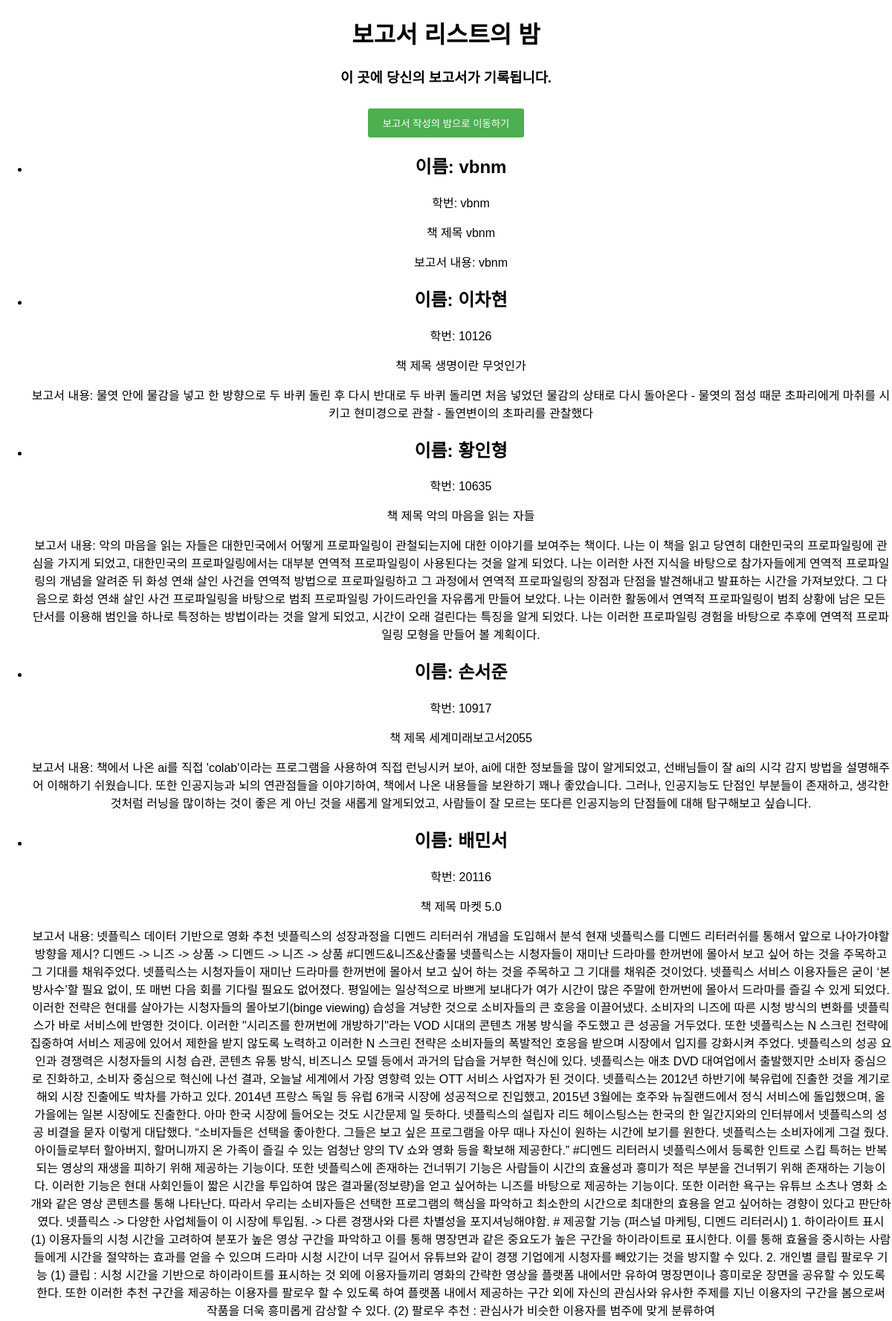
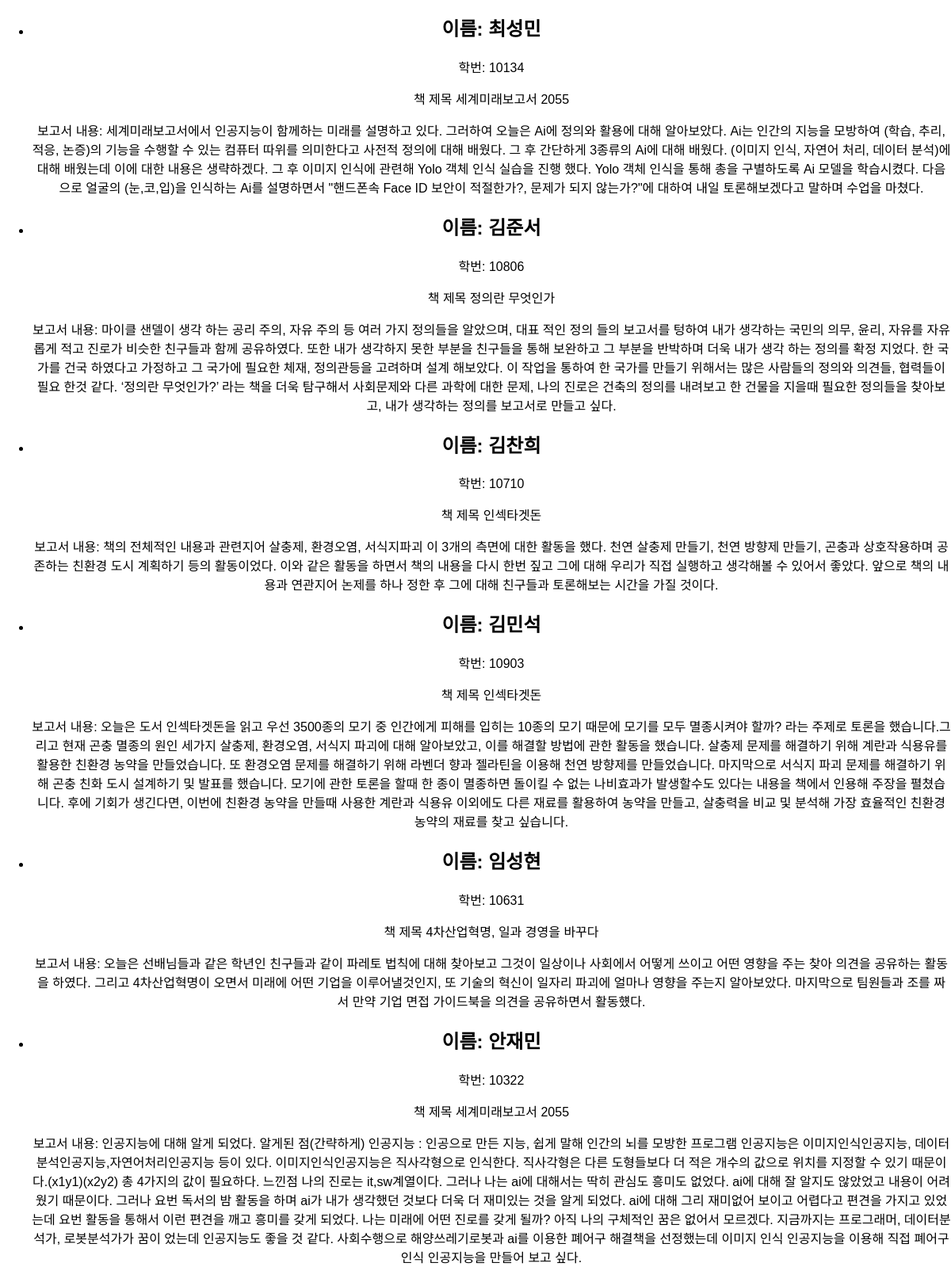
The app's page /reviews (upper part) with its own data (2 pictures, top to bottom).
### models.py (models this page shows)
class bookreview(db.Model):
    __tablename__ = "bookreview"
    id = db.Column(db.Integer, primary_key=True)
    title = db.Column(db.String(100), nullable=False)
    author = db.Column(db.String(100), nullable=False)
    jemok = db.Column(db.String(20), nullable=False)
    review = db.Column(db.String(30000), nullable=False)

### app.py (the view)
@app.route('/reviews', methods=['GET', 'POST'])
def review_list():
    reviews = bookreview.query.all()
    return render_template('review_list.html', reviews=reviews)

### templates/review_list.html (shortened to what this page needs)
<!DOCTYPE html>
<html>
<head>
  <link rel="stylesheet" href="{{ url_for('static', filename='styles.css') }}">
</head>
<body>
  <h1>보고서 리스트의 밤</h1>
  <h3>이 곳에 당신의 보고서가 기록됩니다.</h3>
  <form action="/next_page" method="get">
    <button type="submit">보고서 작성의 밤으로 이동하기</button>
  </form>
  <ul>
    {% for bookreview in reviews %}
    <li>
      <h2>이름: {{ bookreview.title }}</h2>
      <p>학번: {{ bookreview.author }}</p>
      <p>책 제목 {{ bookreview.jemok }}</p>
      <p>보고서 내용: {{ bookreview.review }}</p>
    </li>
    {% endfor %}

### 답변의 밤/static/styles.css (style rules this page uses)
body { font-family: Arial, sans-serif; margin: 0; padding: 0; text-align: center; }
h1 { text-align: center; }
p { text-align: center; }
h2 { text-align: center; }
li { text-align: center; }
ul { text-align: center; }
form { margin: 20px auto; width: 50%; }
button[type="submit"] { text-align: center; margin-top: 10px; padding: 10px 20px; background-color: #4CAF50; color: white; border: none; border-radius: 3px; cursor: pointer; }

### records on screen
bookreview: title "vbnm", author "vbnm", jemok "vbnm", review "vbnm"
bookreview: title "이차현", author "10126", jemok "생명이란 무엇인가", review "물엿 안에 물감을 넣고 한 방향으로 두 바퀴 돌린 후 다시 반대로 두 바퀴 돌리면 처음 넣었던 물감의 상태로 다시 돌아온다 - 물엿의 점성 때문 초파리에게 마취를 시키고 현미경으로 관찰 - 돌연변이의 초파리를 관찰했다"
bookreview: title "황인형", author "10635", jemok "악의 마음을 읽는 자들", review "악의 마음을 읽는 자들은 대한민국에서 어떻게 프로파일링이 관철되는지에 대한 이야기를 보여주는 책이다. 나는 이 책을 읽고 당연히 대한민국의 프로파일링에 관심을 가지게 되었고, 대한민국의 프로파일링에서는 대부분 연역적 프로파일링이 사용된다는 것을 알게 되었다. 나는 이러한 사전 지식을 바탕으로 참가자들에게 연역적 프로파일링의 개념을 알려준 뒤 화성 연쇄 살인 사건을 연역적 방법으로 프로파일링하고 그 과정에서 연역적 프로파일링의 장점과 단점을 발견해내고 발표하는 시간을 가져보았다. 그 다음으로 화성 연쇄 살인 사건 프로파일링을 바탕으로 범죄 프로파일링 가이드라인을 자유롭게 만들어 보았다. 나는 이러한 활동에서 연역적 프로파일링이 범죄 상황에 남은 모든 단서를 이용해 범인을 하나로 특정하는 방법이라는 것을 알게 되었고, 시간이 오래 걸린다는 특징을 알게 되었다. 나는 이러한 프로파일링 경험을 바탕으로 추후에 연역적 프로파일링 모형을 만들어 볼 계획이다."
bookreview: title "손서준", author "10917", jemok "세계미래보고서2055", review "책에서 나온 ai를 직접 'colab'이라는 프로그램을 사용하여 직접 런닝시커 보아, ai에 대한 정보들을 많이 알게되었고, 선배님들이 잘 ai의 시각 감지 방법을 설명해주어 이해하기 쉬웠습니다. 또한 인공지능과 뇌의 연관점들을 이야기하여, 책에서 나온 내용들을 보완하기 꽤나 좋았습니다. 그러나, 인공지능도 단점인 부분들이 존재하고, 생각한 것처럼 러닝을 많이하는 것이 좋은 게 아닌 것을 새롭게 알게되었고, 사람들이 잘 모르는 또다른 인공지능의 단점들에 대해 탐구해보고 싶습니다."
bookreview: title "배민서", author "20116", jemok "마켓 5.0", review "넷플릭스 데이터 기반으로 영화 추천 넷플릭스의 성장과정을 디멘드 리터러쉬 개념을 도입해서 분석 현재 넷플릭스를 디멘드 리터러쉬를 통해서 앞으로 나아가야할 방향을 제시? 디멘드 -> 니즈 -> 상품 -> 디멘드 -> 니즈 -> 상품 #디멘드&니즈&산출물 넷플릭스는 시청자들이 재미난 드라마를 한꺼번에 몰아서 보고 싶어 하는 것을 주목하고 그 기대를 채워주었다. 넷플릭스는 시청자들이 재미난 드라마를 한꺼번에 몰아서 보고 싶어 하는 것을 주목하고 그 기대를 채워준 것이었다. 넷플릭스 서비스 이용자들은 굳이 ‘본방사수’할 필요 없이, 또 매번 다음 회를 기다릴 필요도 없어졌다. 평일에는 일상적으로 바쁘게 보내다가 여가 시간이 많은 주말에 한꺼번에 몰아서 드라마를 즐길 수 있게 되었다. 이러한 전략은 현대를 살아가는 시청자들의 몰아보기(binge viewing) 습성을 겨냥한 것으로 소비자들의 큰 호응을 이끌어냈다. 소비자의 니즈에 따른 시청 방식의 변화를 넷플릭스가 바로 서비스에 반영한 것이다. 이러한 \"시리즈를 한꺼번에 개방하기\"라는 VOD 시대의 콘텐츠 개봉 방식을 주도했고 큰 성공을 거두었다. 또한 넷플릭스는 N 스크린 전략에 집중하여 서비스 제공에 있어서 제한을 받지 않도록 노력하고 이러한 N 스크린 전략은 소비자들의 폭발적인 호응을 받으며 시장에서 입지를 강화시켜 주었다. 넷플릭스의 성공 요인과 경쟁력은 시청자들의 시청 습관,…"
bookreview: title "최성민", author "10134", jemok "세계미래보고서 2055", review "세계미래보고서에서 인공지능이 함께하는 미래를 설명하고 있다. 그러하여 오늘은 Ai에 정의와 활용에 대해 알아보았다. Ai는 인간의 지능을 모방하여 (학습, 추리, 적응, 논증)의 기능을 수행할 수 있는 컴퓨터 따위를 의미한다고 사전적 정의에 대해 배웠다. 그 후 간단하게 3종류의 Ai에 대해 배웠다. (이미지 인식, 자연어 처리, 데이터 분석)에 대해 배웠는데 이에 대한 내용은 생략하겠다. 그 후 이미지 인식에 관련해 Yolo 객체 인식 실습을 진행 했다. Yolo 객체 인식을 통해 총을 구별하도록 Ai 모델을 학습시켰다. 다음으로 얼굴의 (눈,코,입)을 인식하는 Ai를 설명하면서 \"핸드폰속 Face ID 보안이 적절한가?, 문제가 되지 않는가?\"에 대하여 내일 토론해보겠다고 말하며 수업을 마쳤다."
bookreview: title "김준서", author "10806", jemok "정의란 무엇인가", review "마이클 샌델이 생각 하는 공리 주의, 자유 주의 등 여러 가지 정의들을 알았으며, 대표 적인 정의 들의 보고서를 텅하여 내가 생각하는 국민의 의무, 윤리, 자유를 자유롭게 적고 진로가 비슷한 친구들과 함께 공유하였다. 또한 내가 생각하지 못한 부분을 친구들을 통해 보완하고 그 부분을 반박하며 더욱 내가 생각 하는 정의를 확정 지었다. 한 국가를 건국 하였다고 가정하고 그 국가에 필요한 체재, 정의관등을 고려하며 설계 해보았다. 이 작업을 통하여 한 국가를 만들기 위해서는 많은 사람들의 정의와 의견들, 협력들이 필요 한것 같다. ‘정의란 무엇인가?’ 라는 책을 더욱 탐구해서 사회문제와 다른 과학에 대한 문제, 나의 진로은 건축의 정의를 내려보고 한 건물을 지을때 필요한 정의들을 찾아보고, 내가 생각하는 정의를 보고서로 만들고 싶다."
bookreview: title "김찬희", author "10710", jemok "인섹타겟돈", review "책의 전체적인 내용과 관련지어 살충제, 환경오염, 서식지파괴 이 3개의 측면에 대한 활동을 했다. 천연 살충제 만들기, 천연 방향제 만들기, 곤충과 상호작용하며 공존하는 친환경 도시 계획하기 등의 활동이었다. 이와 같은 활동을 하면서 책의 내용을 다시 한번 짚고 그에 대해 우리가 직접 실행하고 생각해볼 수 있어서 좋았다. 앞으로 책의 내용과 연관지어 논제를 하나 정한 후 그에 대해 친구들과 토론해보는 시간을 가질 것이다."
bookreview: title "김민석", author "10903", jemok "인섹타겟돈", review "오늘은 도서 인섹타겟돈을 읽고 우선 3500종의 모기 중 인간에게 피해를 입히는 10종의 모기 때문에 모기를 모두 멸종시켜야 할까? 라는 주제로 토론을 했습니다.그리고 현재 곤충 멸종의 원인 세가지 살충제, 환경오염, 서식지 파괴에 대해 알아보았고, 이를 해결할 방법에 관한 활동을 했습니다. 살충제 문제를 해결하기 위해 계란과 식용유를 활용한 친환경 농약을 만들었습니다. 또 환경오염 문제를 해결하기 위해 라벤더 향과 젤라틴을 이용해 천연 방향제를 만들었습니다. 마지막으로 서식지 파괴 문제를 해결하기 위해 곤충 친화 도시 설계하기 및 발표를 했습니다. 모기에 관한 토론을 할때 한 종이 멸종하면 돌이킬 수 없는 나비효과가 발생할수도 있다는 내용을 책에서 인용해 주장을 펼쳤습니다. 후에 기회가 생긴다면, 이번에 친환경 농약을 만들때 사용한 계란과 식용유 이외에도 다른 재료를 활용하여 농약을 만들고, 살충력을 비교 및 분석해 가장 효율적인 친환경 농약의 재료를 찾고 싶습니다."
bookreview: title "임성현", author "10631", jemok "4차산업혁명, 일과 경영을 바꾸다", review "오늘은 선배님들과 같은 학년인 친구들과 같이 파레토 법칙에 대해 찾아보고 그것이 일상이나 사회에서 어떻게 쓰이고 어떤 영향을 주는 찾아 의견을 공유하는 활동을 하였다. 그리고 4차산업혁명이 오면서 미래에 어떤 기업을 이루어낼것인지, 또 기술의 혁신이 일자리 파괴에 얼마나 영향을 주는지 알아보았다. 마지막으로 팀원들과 조를 짜서 만약 기업 면접 가이드북을 의견을 공유하면서 활동헀다."
bookreview: title "안재민", author "10322", jemok "세계미래보고서 2055", review "인공지능에 대해 알게 되었다. 알게된 점(간략하게) 인공지능 : 인공으로 만든 지능, 쉽게 말해 인간의 뇌를 모방한 프로그램 인공지능은 이미지인식인공지능, 데이터분석인공지능,자연어처리인공지능 등이 있다. 이미지인식인공지능은 직사각형으로 인식한다. 직사각형은 다른 도형들보다 더 적은 개수의 값으로 위치를 지정할 수 있기 때문이다.(x1y1)(x2y2) 총 4가지의 값이 필요하다. 느낀점 나의 진로는 it,sw계열이다. 그러나 나는 ai에 대해서는 딱히 관심도 흥미도 없었다. ai에 대해 잘 알지도 않았었고 내용이 어려웠기 때문이다. 그러나 요번 독서의 밤 활동을 하며 ai가 내가 생각했던 것보다 더욱 더 재미있는 것을 알게 되었다. ai에 대해 그리 재미없어 보이고 어렵다고 편견을 가지고 있었는데 요번 활동을 통해서 이런 편견을 깨고 흥미를 갖게 되었다. 나는 미래에 어떤 진로를 갖게 될까? 아직 나의 구체적인 꿈은 없어서 모르겠다. 지금까지는 프로그래머, 데이터분석가, 로봇분석가가 꿈이 었는데 인공지능도 좋을 것 같다. 사회수행으로 해양쓰레기로봇과 ai를 이용한 폐어구 해결책을 선정했는데 이미지 인식 인공지능을 이용해 직접 폐어구 인식 인공지능을 만들어 보고 싶다."
